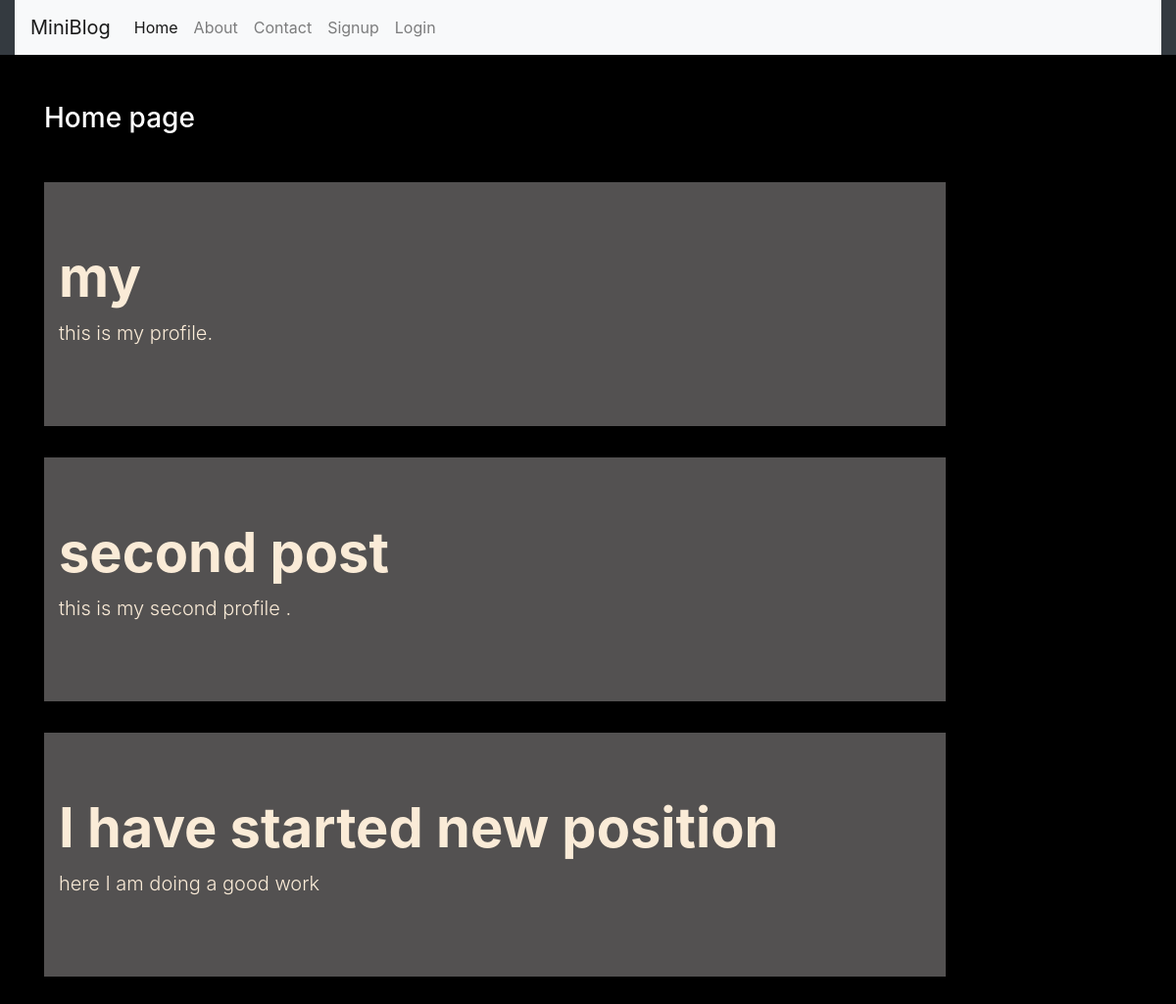
The page / on the database its author committed.
### Blog/models.py (models this page shows)
class Post(models.Model):
    title = models.CharField( max_length=50)
    desc = models.TextField()

### Blog/views.py (the view)
# urls.py: path('',views.home , name='home'),
def home(request):
    posts = Post.objects.all()
    return render(request,'Blog/home.html',{'posts':posts})

### Blog/templates/Blog/home.html
{% extends 'Blog/base.html' %}
{% load static %}
{% block content %}
<div class="col-sm-10">
    <h3 class="text-white my-5">Home page</h3>
<div>
  {% for post in posts %}
    <div class="jumbotron jumbotron-fluid jumbo-color">
        <div class="container">
          <h3 class="display-4 font-weight-bold">{{post.title}}</h3>
          <p class="lead">{{post.desc}}</p>
        </div>
    </div>
  {% endfor %}
</div>
</div>
{% endblock content %}

### Blog/static/Blog/css/style.css (style rules this page uses)
body { background-color: black; color: antiquewhite; }
.jumbo-color { background-color: rgb(83, 81, 81); }

### rows shown on the page
Post: title "my", desc "this is my profile."
Post: title "second post", desc "this is my second profile ."
Post: title "I have started new position", desc "here I am doing a good work"
